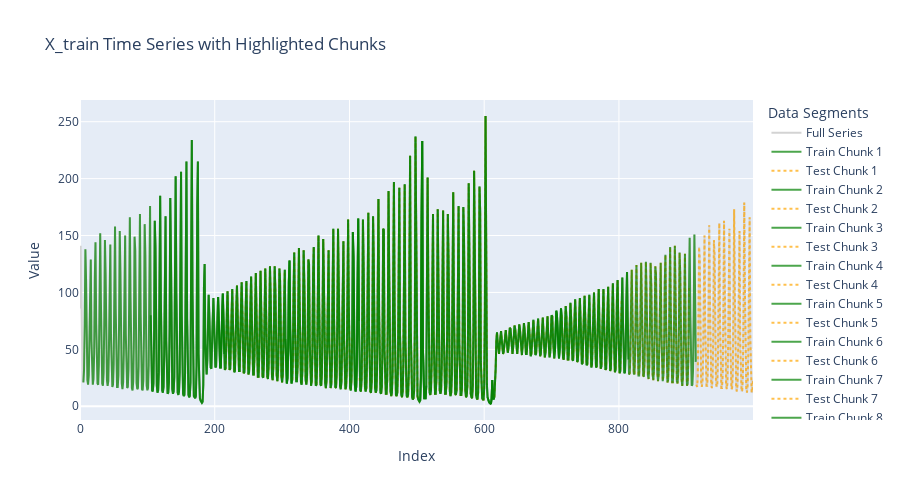

Notebook code for this chart:
### Code cell
# Some overlap (difficutlt too see in graph, but maybe good for validation across time)
n_lags = 5
lagged_df = create_lagged_features(series=series, n_lags=n_lags, dropna=True)

train_size = 0.7
total_size = 300
stride = 100

splits = train_test_split_lagged(df=lagged_df, train_size=train_size, total_size=total_size, stride=stride)
plot_lagged_chunks(series=series, splits=splits, n_lags=n_lags, stride=stride)

### Figure 1 — Plotly figure (JSON) as saved in the notebook; plotly's stock layout.template omitted (floating-point values rounded to 4 significant figures; data arrays with more than 128 entries replaced by an {"elided": "..."} marker saying what was removed)
{"data": [{"line": {"color": "lightgray"}, "mode": "lines", "name": "Full Series", "type": "scatter", "x": {"elided": "1000 int values"}, "y": {"elided": "1000 int values"}}, {"line": {"color": "green", "width": 2}, "mode": "lines", "name": "Train Chunk 1", "opacity": 0.7, "type": "scatter", "x": {"elided": "210 int values"}, "y": {"elided": "210 int values"}}, {"line": {"color": "orange", "dash": "dot", "width": 2}, "mode": "lines", "name": "Test Chunk 1", "opacity": 0.7, "type": "scatter", "x": [215, 216, 217, 218, 219, 220, 221, 222, 223, 224, 225, 226, 227, 228, 229, 230, 231, 232, 233, 234, 235, 236, 237, 238, 239, 240, 241, 242, 243, 244, 245, 246, 247, 248, 249, 250, 251, 252, 253, 254, 255, 256, 257, 258, 259, 260, 261, 262, 263, 264, 265, 266, 267, 268, 269, 270, 271, 272, 273, 274, 275, 276, 277, 278, 279, 280, 281, 282, 283, 284, 285, 286, 287, 288, 289, 290, 291, 292, 293, 294, 295, 296, 297, 298, 299, 300, 301, 302, 303, 304], "y": [32, 33, 49, 83, 101, 74, 44, 32, 33, 50, 85, 103, 73, 43, 30, 31, 49, 85, 106, 74, 43, 31, 31, 49, 87, 109, 76, 41, 29, 30, 47, 87, 110, 76, 41, 28, 30, 47, 88, 114, 79, 41, 28, 28, 45, 86, 117, 82, 42, 26, 26, 43, 84, 119, 85, 42, 26, 25, 39, 80, 121, 90, 43, 26, 24, 36, 76, 123, 96, 46, 26, 23, 35, 72, 123, 102, 50, 27, 22, 31, 64, 121, 110, 53, 27, 21, 28, 57, 117, 120]}, {"line": {"color": "green", "width": 2}, "mode": "lines", "name": "Train Chunk 2", "opacity": 0.7, "type": "scatter", "x": {"elided": "210 int values"}, "y": {"elided": "210 int values"}}, {"line": {"color": "orange", "dash": "dot", "width": 2}, "mode": "lines", "name": "Test Chunk 2", "opacity": 0.7, "type": "scatter", "x": [315, 316, 317, 318, 319, 320, 321, 322, 323, 324, 325, 326, 327, 328, 329, 330, 331, 332, 333, 334, 335, 336, 337, 338, 339, 340, 341, 342, 343, 344, 345, 346, 347, 348, 349, 350, 351, 352, 353, 354, 355, 356, 357, 358, 359, 360, 361, 362, 363, 364, 365, 366, 367, 368, 369, 370, 371, 372, 373, 374, 375, 376, 377, 378, 379, 380, 381, 382, 383, 384, 385, 386, 387, 388, 389, 390, 391, 392, 393, 394, 395, 396, 397, 398, 399, 400, 401, 402, 403, 404], "y": [23, 43, 98, 135, 77, 34, 22, 22, 36, 86, 139, 91, 38, 21, 19, 30, 73, 137, 107, 44, 23, 19, 26, 59, 129, 125, 55, 24, 18, 22, 47, 114, 140, 68, 28, 18, 19, 36, 93, 150, 88, 34, 19, 18, 28, 72, 147, 112, 43, 20, 16, 23, 53, 131, 137, 58, 24, 16, 19, 38, 104, 156, 80, 30, 17, 16, 28, 75, 156, 112, 40, 18, 15, 21, 51, 132, 145, 59, 22, 15, 17, 32, 96, 164, 89, 30, 16, 14, 24, 62]}, {"line": {"color": "green", "width": 2}, "mode": "lines", "name": "Train Chunk 3", "opacity": 0.7, "type": "scatter", "x": {"elided": "210 int values"}, "y": {"elided": "210 int values"}}, {"line": {"color": "orange", "dash": "dot", "width": 2}, "mode": "lines", "name": "Test Chunk 3", "opacity": 0.7, "type": "scatter", "x": [415, 416, 417, 418, 419, 420, 421, 422, 423, 424, 425, 426, 427, 428, 429, 430, 431, 432, 433, 434, 435, 436, 437, 438, 439, 440, 441, 442, 443, 444, 445, 446, 447, 448, 449, 450, 451, 452, 453, 454, 455, 456, 457, 458, 459, 460, 461, 462, 463, 464, 465, 466, 467, 468, 469, 470, 471, 472, 473, 474, 475, 476, 477, 478, 479, 480, 481, 482, 483, 484, 485, 486, 487, 488, 489, 490, 491, 492, 493, 494, 495, 496, 497, 498, 499, 500, 501, 502, 503, 504], "y": [25, 14, 13, 24, 68, 164, 123, 40, 17, 13, 16, 38, 118, 170, 71, 24, 13, 12, 22, 65, 167, 129, 40, 16, 12, 14, 33, 107, 182, 81, 24, 12, 11, 17, 51, 156, 155, 49, 17, 11, 11, 23, 77, 189, 115, 32, 13, 9, 12, 30, 107, 197, 82, 23, 10, 9, 12, 36, 134, 192, 64, 18, 10, 8, 13, 37, 148, 195, 58, 16, 9, 8, 10, 29, 132, 220, 67, 15, 8, 6, 7, 14, 66, 237, 137, 25, 9, 6, 5, 4]}, {"line": {"color": "green", "width": 2}, "mode": "lines", "name": "Train Chunk 4", "opacity": 0.7, "type": "scatter", "x": {"elided": "210 int values"}, "y": {"elided": "210 int values"}}, {"line": {"color": "orange", "dash": "dot", "width": 2}, "mode": "lines", "name": "Test Chunk 4", "opacity": 0.7, "type": "scatter", "x": [515, 516, 517, 518, 519, 520, 521, 522, 523, 524, 525, 526, 527, 528, 529, 530, 531, 532, 533, 534, 535, 536, 537, 538, 539, 540, 541, 542, 543, 544, 545, 546, 547, 548, 549, 550, 551, 552, 553, 554, 555, 556, 557, 558, 559, 560, 561, 562, 563, 564, 565, 566, 567, 568, 569, 570, 571, 572, 573, 574, 575, 576, 577, 578, 579, 580, 581, 582, 583, 584, 585, 586, 587, 588, 589, 590, 591, 592, 593, 594, 595, 596, 597, 598, 599, 600, 601, 602, 603, 604], "y": [80, 201, 109, 29, 12, 10, 14, 38, 128, 169, 63, 20, 11, 11, 23, 74, 173, 114, 34, 14, 11, 14, 37, 122, 172, 67, 21, 11, 11, 20, 64, 169, 131, 39, 13, 9, 12, 28, 100, 188, 88, 25, 11, 10, 14, 41, 141, 176, 57, 17, 10, 10, 16, 56, 175, 149, 41, 14, 8, 9, 18, 67, 196, 130, 32, 11, 8, 7, 17, 66, 207, 131, 30, 10, 7, 6, 12, 48, 193, 172, 39, 11, 7, 6, 6, 16, 86, 255, 107, 19]}, {"line": {"color": "green", "width": 2}, "mode": "lines", "name": "Train Chunk 5", "opacity": 0.7, "type": "scatter", "x": {"elided": "210 int values"}, "y": {"elided": "210 int values"}}, {"line": {"color": "orange", "dash": "dot", "width": 2}, "mode": "lines", "name": "Test Chunk 5", "opacity": 0.7, "type": "scatter", "x": [615, 616, 617, 618, 619, 620, 621, 622, 623, 624, 625, 626, 627, 628, 629, 630, 631, 632, 633, 634, 635, 636, 637, 638, 639, 640, 641, 642, 643, 644, 645, 646, 647, 648, 649, 650, 651, 652, 653, 654, 655, 656, 657, 658, 659, 660, 661, 662, 663, 664, 665, 666, 667, 668, 669, 670, 671, 672, 673, 674, 675, 676, 677, 678, 679, 680, 681, 682, 683, 684, 685, 686, 687, 688, 689, 690, 691, 692, 693, 694, 695, 696, 697, 698, 699, 700, 701, 702, 703, 704], "y": [8, 16, 33, 57, 65, 56, 46, 46, 54, 64, 66, 59, 49, 46, 48, 58, 67, 67, 60, 50, 47, 51, 60, 69, 68, 58, 50, 46, 52, 61, 71, 68, 58, 48, 46, 53, 64, 72, 68, 56, 47, 45, 53, 65, 73, 67, 54, 46, 46, 55, 67, 74, 66, 54, 44, 46, 55, 70, 76, 66, 51, 45, 46, 58, 73, 77, 65, 52, 44, 46, 59, 75, 78, 64, 49, 43, 47, 61, 78, 79, 63, 47, 43, 47, 63, 80, 79, 61, 46, 42]}, {"line": {"color": "green", "width": 2}, "mode": "lines", "name": "Train Chunk 6", "opacity": 0.7, "type": "scatter", "x": {"elided": "210 int values"}, "y": {"elided": "210 int values"}}, {"line": {"color": "orange", "dash": "dot", "width": 2}, "mode": "lines", "name": "Test Chunk 6", "opacity": 0.7, "type": "scatter", "x": [715, 716, 717, 718, 719, 720, 721, 722, 723, 724, 725, 726, 727, 728, 729, 730, 731, 732, 733, 734, 735, 736, 737, 738, 739, 740, 741, 742, 743, 744, 745, 746, 747, 748, 749, 750, 751, 752, 753, 754, 755, 756, 757, 758, 759, 760, 761, 762, 763, 764, 765, 766, 767, 768, 769, 770, 771, 772, 773, 774, 775, 776, 777, 778, 779, 780, 781, 782, 783, 784, 785, 786, 787, 788, 789, 790, 791, 792, 793, 794, 795, 796, 797, 798, 799, 800, 801, 802, 803, 804], "y": [80, 59, 43, 41, 50, 71, 88, 79, 56, 41, 41, 51, 73, 91, 78, 55, 41, 40, 52, 75, 94, 78, 54, 39, 40, 52, 79, 95, 76, 50, 37, 38, 52, 80, 97, 76, 50, 36, 37, 54, 83, 98, 74, 47, 34, 37, 53, 85, 100, 74, 45, 34, 35, 54, 87, 103, 72, 43, 33, 35, 53, 88, 103, 73, 43, 32, 33, 53, 91, 105, 72, 41, 31, 33, 54, 91, 108, 72, 41, 30, 32, 51, 93, 111, 74, 41, 29, 31, 51, 93]}, {"line": {"color": "green", "width": 2}, "mode": "lines", "name": "Train Chunk 7", "opacity": 0.7, "type": "scatter", "x": {"elided": "210 int values"}, "y": {"elided": "210 int values"}}, {"line": {"color": "orange", "dash": "dot", "width": 2}, "mode": "lines", "name": "Test Chunk 7", "opacity": 0.7, "type": "scatter", "x": [815, 816, 817, 818, 819, 820, 821, 822, 823, 824, 825, 826, 827, 828, 829, 830, 831, 832, 833, 834, 835, 836, 837, 838, 839, 840, 841, 842, 843, 844, 845, 846, 847, 848, 849, 850, 851, 852, 853, 854, 855, 856, 857, 858, 859, 860, 861, 862, 863, 864, 865, 866, 867, 868, 869, 870, 871, 872, 873, 874, 875, 876, 877, 878, 879, 880, 881, 882, 883, 884, 885, 886, 887, 888, 889, 890, 891, 892, 893, 894, 895, 896, 897, 898, 899, 900, 901, 902, 903, 904], "y": [28, 29, 46, 90, 120, 82, 42, 29, 28, 45, 88, 124, 86, 43, 27, 27, 41, 83, 126, 91, 45, 27, 26, 38, 78, 127, 99, 47, 27, 24, 35, 72, 126, 106, 52, 28, 23, 32, 65, 123, 116, 56, 29, 22, 28, 56, 117, 126, 64, 30, 22, 27, 49, 107, 133, 74, 32, 21, 23, 41, 95, 140, 84, 36, 21, 21, 35, 80, 141, 99, 42, 22, 20, 29, 67, 135, 117, 49, 24, 18, 25, 52, 122, 134, 62, 26, 18, 20, 41, 104]}, {"line": {"color": "green", "width": 2}, "mode": "lines", "name": "Train Chunk 8", "opacity": 0.7, "type": "scatter", "x": {"elided": "210 int values"}, "y": {"elided": "210 int values"}}, {"line": {"color": "orange", "dash": "dot", "width": 2}, "mode": "lines", "name": "Test Chunk 8", "opacity": 0.7, "type": "scatter", "x": [915, 916, 917, 918, 919, 920, 921, 922, 923, 924, 925, 926, 927, 928, 929, 930, 931, 932, 933, 934, 935, 936, 937, 938, 939, 940, 941, 942, 943, 944, 945, 946, 947, 948, 949, 950, 951, 952, 953, 954, 955, 956, 957, 958, 959, 960, 961, 962, 963, 964, 965, 966, 967, 968, 969, 970, 971, 972, 973, 974, 975, 976, 977, 978, 979, 980, 981, 982, 983, 984, 985, 986, 987, 988, 989, 990, 991, 992, 993, 994, 995, 996, 997, 998, 999, 1000, 1001, 1002, 1003, 1004], "y": [19, 17, 25, 62, 140, 128, 52, 22, 17, 21, 44, 116, 150, 71, 27, 18, 18, 32, 88, 159, 98, 36, 19, 16, 25, 61, 146, 132, 52, 21, 17, 19, 41, 113, 161, 76, 28, 16, 16, 28, 77, 163, 114, 39, 19, 15, 20, 47, 132, 156, 62, 24, 15, 16, 30, 86, 173, 102, 34, 16, 13, 19, 50, 141, 154, 57, 21, 13, 14, 27, 87, 179, 103, 33, 15, 12, 18, 45, 136, 166, 61, 20, 12, 13, 23]}], "layout": {"height": 500, "legend": {"title": {"text": "Data Segments"}}, "title": {"text": "X_train Time Series with Highlighted Chunks"}, "xaxis": {"title": {"text": "Index"}}, "yaxis": {"title": {"text": "Value"}}}}
